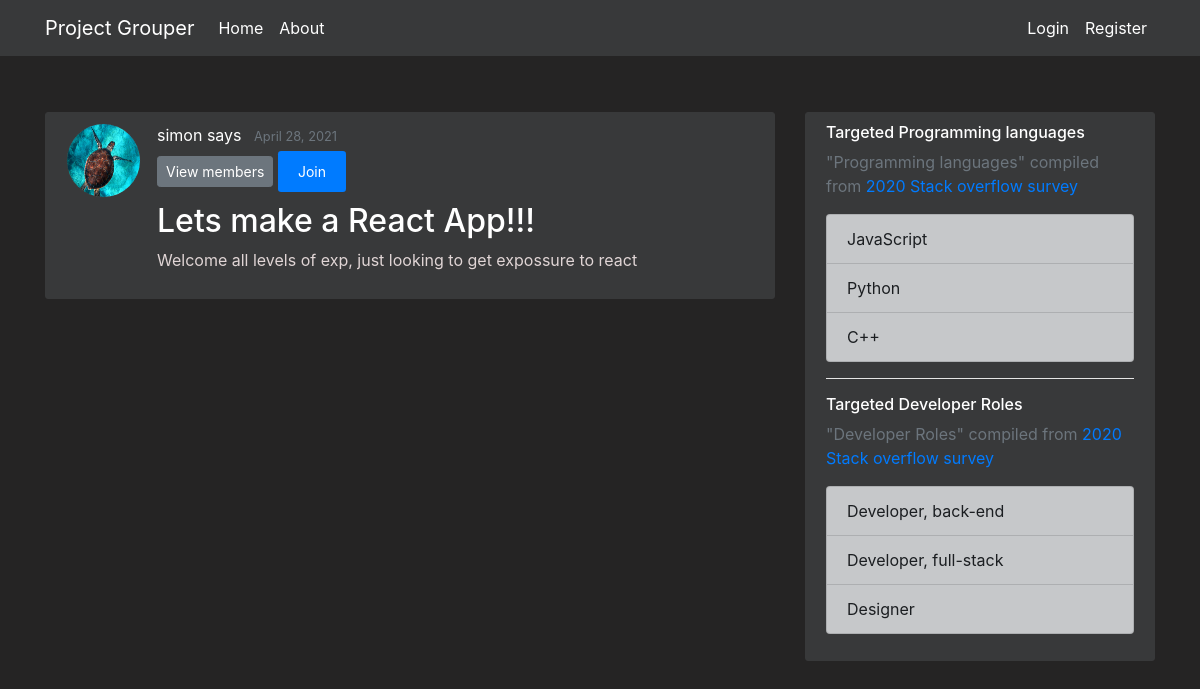
/projects/1, run on the app's committed database.
### flaskapp/models.py (models this page shows, shortened)
class Users(db.Model, UserMixin):
    __tablename__ = 'user'
    id = db.Column(db.Integer, primary_key=True, nullable=False)
    first_name = db.Column(db.String(20), nullable=False)
    last_name = db.Column(db.String(20), nullable=False)
    email = db.Column(db.String(50), unique=True, nullable=False)
    password = db.Column(db.String(20), nullable=False)
    profile_image = db.Column(db.String(20), nullable=False, default="Portrait_Placeholder.png")
    date_joined = db.Column(db.DateTime, nullable=False, default=datetime.utcnow)
    is_moderator = db.Column(db.Boolean, default=False, nullable=False)
    languages = db.relationship('Languages', secondary=UserLanguages, lazy='subquery', backref="get_users")
    careers = db.relationship('Careers', secondary=UserCareers, lazy='subquery', backref="get_users")

class Projects(db.Model):
    __tablename__ = 'project'
    id = db.Column(db.Integer, primary_key=True, nullable=False)
    name = db.Column(db.String(250), unique=True, nullable=False)
    desc = db.Column(db.String(500), unique=False, nullable=False)
    creation_timestamp = db.Column(db.DateTime, nullable=False, default=datetime.utcnow)
    start_date = db.Column(db.DateTime, nullable=True, default=datetime.utcnow)
    target_end_date = db.Column(db.DateTime, nullable=True, default=datetime.utcnow)
    owner_id = db.Column(db.Integer, db.ForeignKey('user.id'), nullable=False, default=1)
    owner = db.relationship("Users", foreign_keys=owner_id, backref="owned_projects", uselist=False)
    members = db.relationship('Users', secondary=UserProjects, lazy='subquery', backref="get_projects")
    languages = db.relationship('Languages', secondary=ProjectLanguages, lazy='subquery', backref="get_projects")
    careers = db.relationship('Careers', secondary=ProjectCareers, lazy='subquery', backref="get_projects")

class Languages(db.Model):
    __tablename__ = 'language'
    id = db.Column(db.Integer, primary_key=True, nullable=False)
    name = db.Column(db.String(50), unique=True, nullable=False)
    desc = db.Column(db.String(250), nullable=False, default="wikisnippet")
    image = db.Column(db.String(20), nullable=False, default="language.jpg")

class Careers(db.Model):
    __tablename__ = 'career'
    id = db.Column(db.Integer, primary_key=True, nullable=False)
    name = db.Column(db.String(100), unique=True, nullable=False)
    desc = db.Column(db.String(250), nullable=False, default="wikisnippet")
    image = db.Column(db.String(20), nullable=False, default="career.jpg")

### flaskapp/routes.py (the view)
@app.route("/projects/<int:project_id>")
def project(project_id):
    current_project = Projects.query.get_or_404(project_id)
    return render_template('project.html', title=current_project.name, current_project=current_project)

### flaskapp/templates/project.html (shortened to what this page needs)
{% extends "layout.html" %}
{% block content %}
    <article class="media content-section">
        <img class="rounded-circle article-img" src="{{ url_for('static', filename='profile_pics/' + current_project.owner.profile_image) }}">
        <div class="media-body">
            <div class="article-metadata">
                <a class="mr-2" href="#">{{ current_project.owner.first_name }} {{ current_project.owner.last_name }}</a>
                <small class="text-muted">{{ current_project.creation_timestamp.strftime('%B %d, %Y') }}</small>
                <div>
                    <button type="button" class="btn btn-secondary btn-sm mt-1 mb-1" data-toggle="modal" data-target="#viewProjectMembers">View members</button>
                {% if current_project.owner == current_user %}
                    <a class="btn btn-secondary btn-sm mt-1 mb-1" href="{{ url_for('update_project', project_id=current_project.id) }}">Update</a>
                    <button type="button" class="btn btn-danger btn-sm m-1" data-toggle="modal" data-target="#deleteModal">Delete</button>
                {% else %}
                    {% if current_user not in current_project.members  %}
                        <a class="btn btn-primary btn-sm mt-1 mb-1" href="{{ url_for('join_project', project_id=current_project.id) }}">Join</a>
                    {% else  %}
                        <a class="btn btn-danger btn-sm mt-1 mb-1" href="{{ url_for('leave_project', project_id=current_project.id) }}"> Leave </a>
                    {% endif %}
                {% endif %}
                </div>
            </div>
            <h2 class="article-title ">{{ current_project.name }}</h2>
            <p class="article-content">{{ current_project.desc }}</p>
        </div>
    </article>
        <body class=dark>
            </body>
        <body class=dark>
            </body>
{% endblock content %}
{% block sidebar %}
<div class="col-md-4">
    <div class="content-section">
      <h6>Targeted Programming languages</h6>
      <p class='text-muted'> "Programming languages" compiled from <a href="https://insights.stackoverflow.com/survey/2019#technology">2020 Stack overflow survey </a>
        <ul class="list-group">
        {% for language in current_project.languages %}
          <li class="list-group-item list-group-item-dark">{{ language.name }} </li>
        {% endfor %}
        </ul>
      </p>
      <hr color="white">
      <h6>Targeted Developer Roles</h6>
      <p class='text-muted'> "Developer Roles" compiled from <a href="https://insights.stackoverflow.com/survey/2020#developer-profile-developer-type-all-respondents">2020 Stack overflow survey </a>
        <ul class="list-group">
        {% for career in current_project.careers %}
          <li class="list-group-item list-group-item-dark">{{ career.name }} </li>
        {% endfor %}
        </ul>
      </p>
    </div>
</div>
{% endblock sidebar %}

### flaskapp/static/main.css (style rules this page uses)
.btn-primary { border: none; color: #ffffff; padding: 10px 20px; cursor: pointer; }
body { background: #252424; color: #e0d5d5; margin-top: 7rem; }
h1, h2, h3, h4, h5, h6 { color: #ffffff; }
.mr-2 { color: #ffffff; }
.content-section { background: #38393a; padding: 10px 20px; border: 1px solid #38393a; border-radius: 3px; margin-bottom: 20px; }
.article-title { color: #ffffff; }
.article-content { white-space: pre-line; }
.article-img { height: 75px; width: 75px; margin-right: 16px; border: 1px solid #38393a; background:#555555; }
.article-metadata { padding-bottom: 1px; margin-bottom: 4px; border-bottom: 1px solid #38393a; }

### data on the page
Users: profile_image (placeholder picture), owner.first_name "simon", owner.last_name "says"
Projects: creation_timestamp "April 28, 2021", name "Lets make a React App!!!", desc "Welcome all levels of exp, just looking to get expossure to react"
Languages: name "JavaScript"
Languages: name "Python"
Languages: name "C++"
Careers: name "Developer, back-end"
Careers: name "Developer, full-stack"
Careers: name "Designer"
